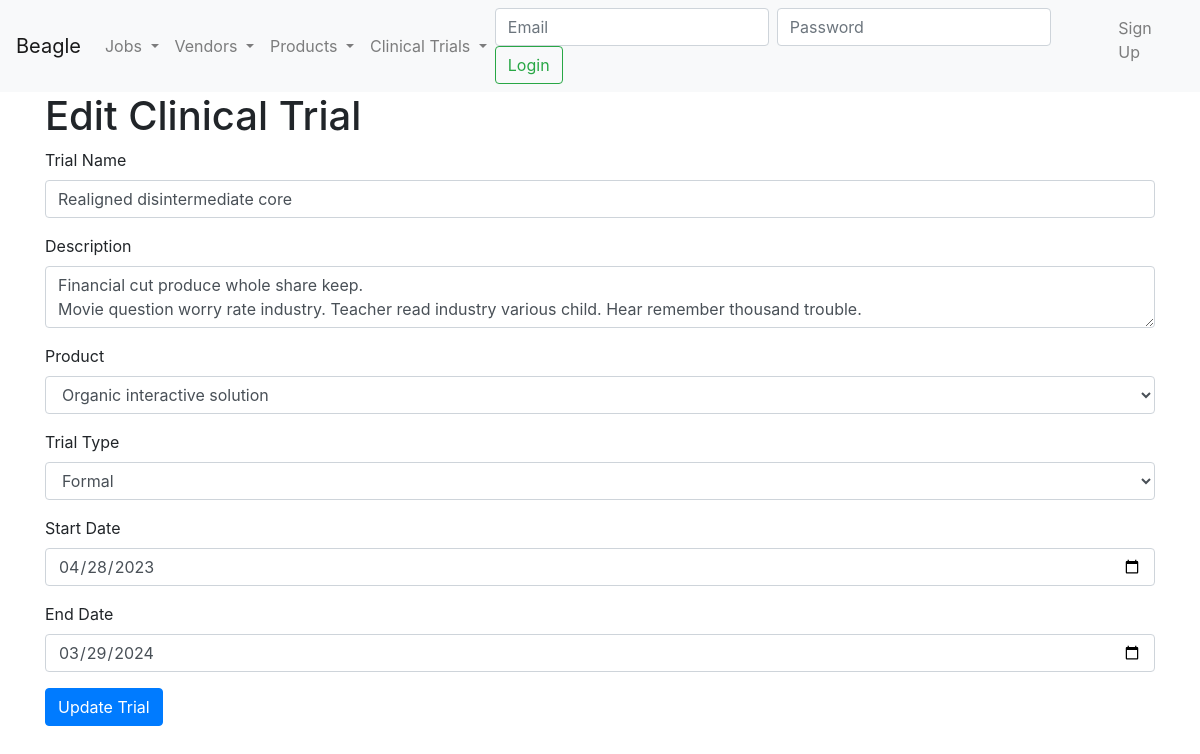
Before: /edit_trial/38 with the older database file.
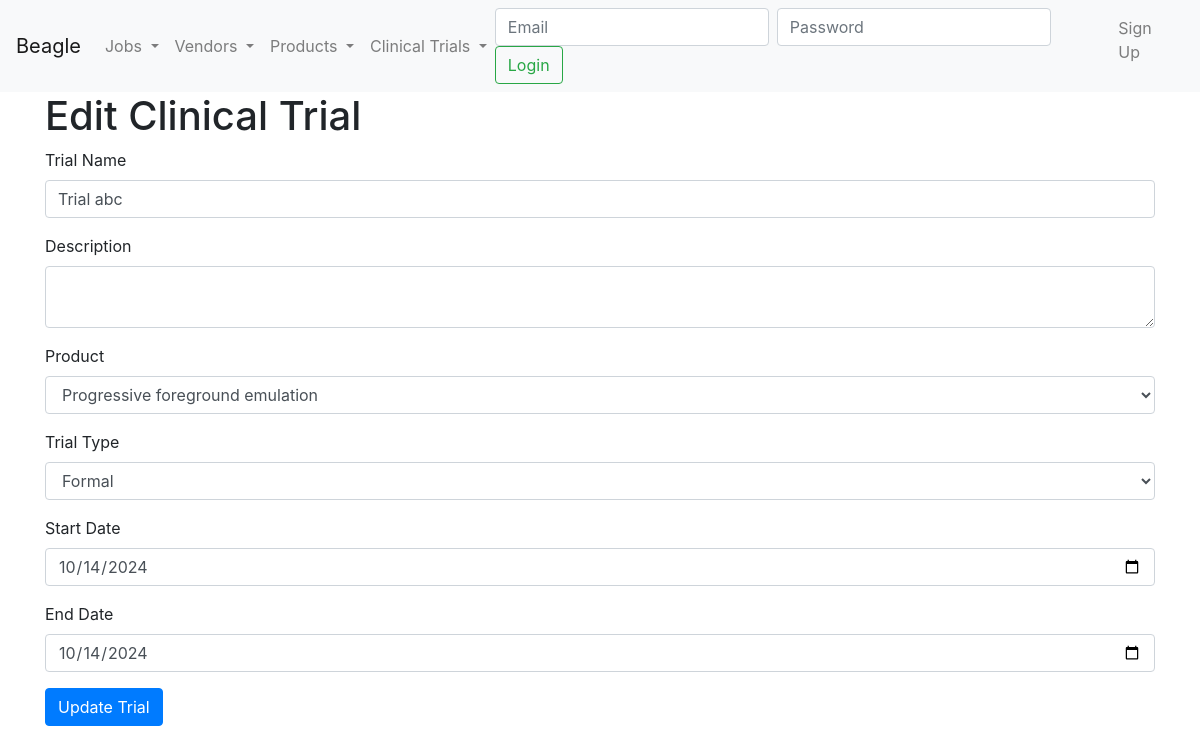
After: the same page with the newer database file.
### model.py (models this page shows)
class ClinicalTrial(Base):
    __tablename__ = 'clinical_trials'
    TrialID = Column(Integer, primary_key=True)
    TrialName = Column(String, nullable=False)
    Description = Column(String)
    StartDate = Column(Date, nullable=False)
    EndDate = Column(Date)
    TrialType = Column(Enum('formal', 'informal', name='trial_type_enum'), nullable=False)
    ProductID = Column(String, ForeignKey('products.ProductID'))
    product = relationship('Product', back_populates='clinical_trials')
    enrollments = relationship('TrialEnrollment', back_populates='trial')
    standards = relationship('ClinicalTrialStandard', back_populates='trial')

class Product(Base):
    __tablename__ = 'products'
    ProductID = Column(String, primary_key=True)
    ProductName = Column(String, nullable=False)
    Description = Column(String)
    ResultsDisplayedInIDS7 = Column(Boolean)
    DICOMOutput = Column(String)
    WorklistIntegration = Column(Boolean)
    PrePopulatedReports = Column(Boolean)
    ProductType = Column(String)
    VendorID = Column(String, ForeignKey('vendors.VendorID'))
    vendor_ = relationship('Vendor', back_populates='products')
    pathologies = relationship('ProductPathology', back_populates='product')
    approvals = relationship('RegulatoryApproval', back_populates='product_')
    clinical_trials = relationship('ClinicalTrial', back_populates='product')

### clinical_trial.py (the view)
@app.route('/edit_trial/<int:trial_id>', methods=['GET', 'POST'])
def edit_trial_gui(trial_id):
    session = Session
    try:
        trial = session.query(ClinicalTrial).filter_by(TrialID=trial_id).first()
        if not trial:
            abort(404, description="Clinical trial not found")
        if request.method == 'POST':
            trial.TrialName = request.form['TrialName']
            trial.Description = request.form['Description']
            trial_type = request.form['TrialType']
            start_date = request.form['StartDate']
            end_date = request.form.get('EndDate')
            product_id = request.form['ProductID']
            if not trial.TrialName or not start_date or not trial_type or not product_id:
                flash('Please fill in all required fields', 'danger')
                return redirect(url_for('edit_trial_gui', trial_id=trial_id))
            product = session.query(Product).filter_by(ProductID=product_id).first()
            if not product:
                flash('Product not found', 'danger')
                return redirect(url_for('edit_trial_gui', trial_id=trial_id))
            trial.StartDate = datetime.strptime(start_date, '%Y-%m-%d').date()
            trial.EndDate = datetime.strptime(end_date, '%Y-%m-%d').date() if end_date else None
            trial.TrialType = trial_type
            trial.product = product
            session.commit()
            flash('Clinical trial updated successfully!', 'success')
            return redirect(url_for('trial_detail_gui', trial_id=trial.TrialID))
        else:
            products = session.query(Product).all()
            return render_template('clinical_trial/edit_trial.html', trial=trial, products=products)
    except SQLAlchemyError as e:
        session.rollback()
        flash(f'Error: {str(e)}', 'danger')
        return redirect(url_for('list_trials_gui'))

### app.py (called while the page is built)
@app.context_processor
def inject_get_job_status():
    return dict(get_job_status=get_job_status)

### templates/clinical_trial/edit_trial.html (shortened to what this page needs)
{% extends 'base.html' %}
{% block content %}
<h1>Edit Clinical Trial</h1>
<form method="post">
    <div class="form-group">
        <label for="TrialName">Trial Name</label>
        <input type="text" class="form-control" id="TrialName" name="TrialName" value="{{ trial.TrialName }}" required>
    </div>
    <div class="form-group">
        <label for="Description">Description</label>
        <textarea class="form-control" id="Description" name="Description">{{ trial.Description }}</textarea>
    </div>
    <div class="form-group">
        <label for="ProductID">Product</label>
        <select class="form-control" id="ProductID" name="ProductID" required>
            {% for product in products %}
            <option value="{{ product.ProductID }}" {% if product.ProductID == trial.ProductID %}selected{% endif %}>{{ product.ProductName }}</option>
            {% endfor %}
        </select>
    </div>
    <div class="form-group">
        <label for="TrialType">Trial Type</label>
        <select class="form-control" id="TrialType" name="TrialType" required>
            <option value="formal" {% if trial.TrialType == 'formal' %}selected{% endif %}>Formal</option>
        </select>
    </div>
    <div class="form-group">
        <label for="StartDate">Start Date</label>
        <input type="date" class="form-control" id="StartDate" name="StartDate" value="{{ trial.StartDate.strftime('%Y-%m-%d') }}" required>
    </div>
    <div class="form-group">
        <label for="EndDate">End Date</label>
        <input type="date" class="form-control" id="EndDate" name="EndDate" value="{{ trial.EndDate.strftime('%Y-%m-%d') if trial.EndDate }}">
    </div>
    <button type="submit" class="btn btn-primary">Update Trial</button>
</form>
{% endblock %}

Changed rows visible on the page:
changed ClinicalTrial "Formal": TrialName "Realigned disintermediate core" → "Trial abc"; ProductID "Organic interactive solution" → "Progressive foreground emulation"; StartDate "04/28/2023" → "10/14/2024"; EndDate "03/29/2024" → "10/14/2024"; Description "Financial cut produce whole share keep. Movie question worry rate industry. Teacher read industry various child. Hear remember thousand trouble." → (not shown)
